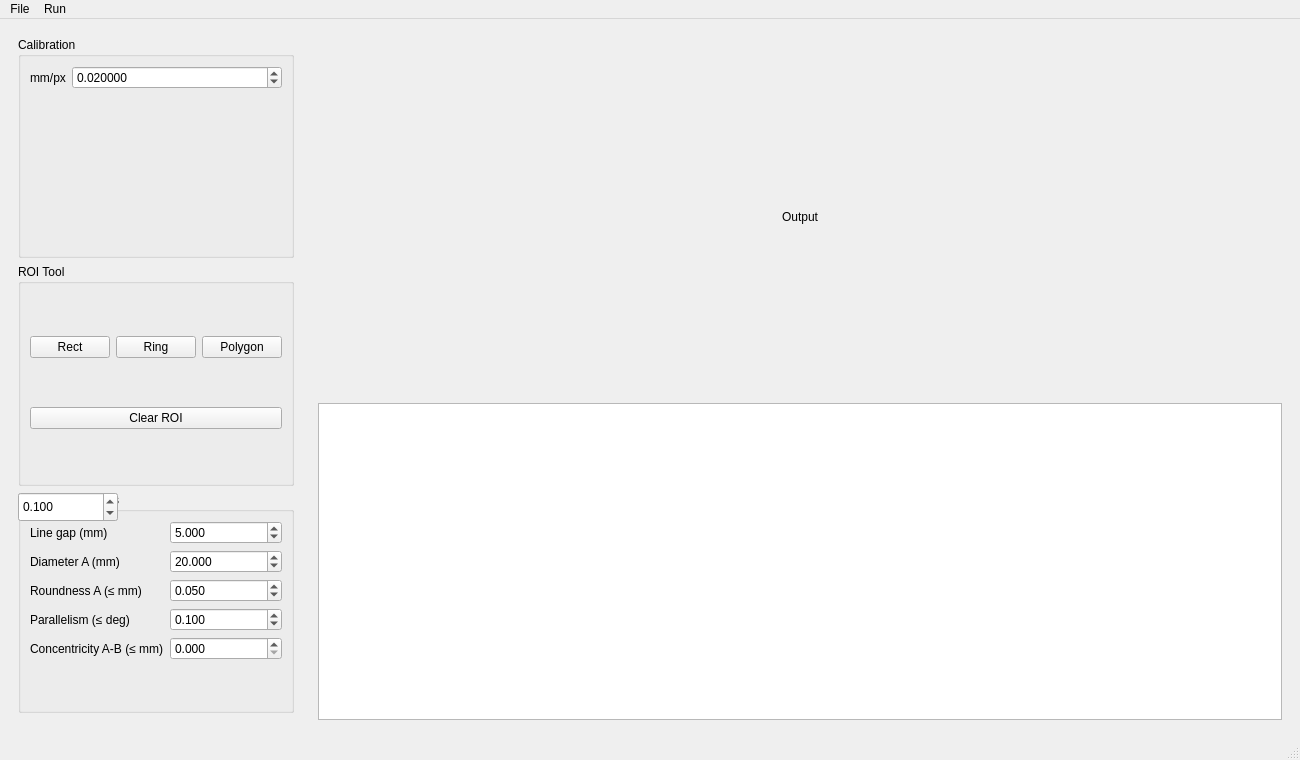
<?xml version="1.0" encoding="UTF-8"?>
<ui version="4.0">
 <class>MainWindow</class>
 <widget class="QMainWindow" name="MainWindow">
  <property name="geometry">
   <rect><x>0</x><y>0</y><width>1300</width><height>760</height></rect>
  </property>
  <property name="windowTitle"><string>Metrology GUI - Interactive ROI</string></property>
  <widget class="QWidget" name="centralwidget">
   <layout class="QHBoxLayout" name="h">
    <item>
     <widget class="QWidget" name="panel" >
      <layout class="QVBoxLayout" name="vpanel">

       <item>
        <widget class="QGroupBox" name="groupCalib">
         <property name="title"><string>Calibration</string></property>
         <layout class="QFormLayout" name="formCalib">
          <item row="0" column="0"><widget class="QLabel"><property name="text"><string>mm/px</string></property></widget></item>
          <item row="0" column="1"><widget class="QDoubleSpinBox" name="spinScale"><property name="decimals"><number>6</number></property><property name="value"><double>0.02</double></property><property name="maximum"><double>10.0</double></property></widget></item>
         </layout>
        </widget>
       </item>

       <item>
        <widget class="QGroupBox" name="groupRoiTool">
         <property name="title"><string>ROI Tool</string></property>
         <layout class="QGridLayout" name="gridRoi">
          <item row="0" column="0"><widget class="QPushButton" name="btnRect"><property name="text"><string>Rect</string></property></widget></item>
          <item row="0" column="1"><widget class="QPushButton" name="btnRing"><property name="text"><string>Ring</string></property></widget></item>
          <item row="0" column="2"><widget class="QPushButton" name="btnPoly"><property name="text"><string>Polygon</string></property></widget></item>
          <item row="1" column="0" colspan="3"><widget class="QPushButton" name="btnClear"><property name="text"><string>Clear ROI</string></property></widget></item>
         </layout>
        </widget>
       </item>

       <item>
        <widget class="QGroupBox" name="groupSpecs">
         <property name="title"><string>Specs / Tolerances</string></property>
         <layout class="QFormLayout" name="formSpecs">

          <item row="0" column="0"><widget class="QLabel"><property name="text"><string>Line gap (mm)</string></property></widget></item>
          <item row="0" column="1"><widget class="QDoubleSpinBox" name="spinSpecLineGap"><property name="decimals"><number>3</number></property><property name="maximum"><double>1000.0</double></property><property name="value"><double>5.0</double></property></widget></item>
          <item row="0" column="2"><widget class="QLabel"><property name="text"><string>±</string></property></widget></item>
          <item row="0" column="3"><widget class="QDoubleSpinBox" name="spinTolLineGap"><property name="decimals"><number>3</number></property><property name="maximum"><double>1000.0</double></property><property name="value"><double>0.2</double></property></widget></item>

          <item row="1" column="0"><widget class="QLabel"><property name="text"><string>Diameter A (mm)</string></property></widget></item>
          <item row="1" column="1"><widget class="QDoubleSpinBox" name="spinSpecDiameter"><property name="decimals"><number>3</number></property><property name="maximum"><double>1000.0</double></property><property name="value"><double>20.0</double></property></widget></item>
          <item row="1" column="2"><widget class="QLabel"><property name="text"><string>±</string></property></widget></item>
          <item row="1" column="3"><widget class="QDoubleSpinBox" name="spinTolDiameter"><property name="decimals"><number>3</number></property><property name="maximum"><double>1000.0</double></property><property name="value"><double>0.1</double></property></widget></item>

          <item row="2" column="0"><widget class="QLabel"><property name="text"><string>Roundness A (≤ mm)</string></property></widget></item>
          <item row="2" column="1"><widget class="QDoubleSpinBox" name="spinTolRoundness"><property name="decimals"><number>3</number></property><property name="maximum"><double>1000.0</double></property><property name="value"><double>0.05</double></property></widget></item>

          <item row="3" column="0"><widget class="QLabel"><property name="text"><string>Parallelism (≤ deg)</string></property></widget></item>
          <item row="3" column="1"><widget class="QDoubleSpinBox" name="spinTolParallelDeg"><property name="decimals"><number>3</number></property><property name="maximum"><double>90.0</double></property><property name="value"><double>0.1</double></property></widget></item>

          <item row="4" column="0"><widget class="QLabel"><property name="text"><string>Concentricity A-B (≤ mm)</string></property></widget></item>
          <item row="4" column="1"><widget class="QDoubleSpinBox" name="spinTolConcentric"><property name="decimals"><number>3</number></property><property name="maximum"><double>1000.0</double></property></widget></item>
         </layout>
        </widget>
       </item>

       <item><spacer name="sp1"><property name="orientation"><enum>Qt::Vertical</enum></property></spacer></item>
      </layout>
     </widget>
    </item>

    <item>
     <widget class="QWidget" name="viewer">
      <layout class="QVBoxLayout" name="vview">

       <item>
        <layout class="QHBoxLayout" name="layoutInput">
         <!-- RoiView inserted here at runtime -->
        </layout>
       </item>

       <item>
        <widget class="QLabel" name="labelOutput">
         <property name="text"><string>Output</string></property>
         <property name="minimumSize"><size><width>640</width><height>360</height></size></property>
         <property name="alignment"><set>Qt::AlignCenter</set></property>
        </widget>
       </item>

       <item>
        <widget class="QTableWidget" name="tableResults">
         <property name="minimumSize"><size><width>900</width><height>220</height></size></property>
        </widget>
       </item>
      </layout>
     </widget>
    </item>
   </layout>
  </widget>
  <widget class="QMenuBar" name="menubar">
   <addaction name="menuFile"/>
   <addaction name="menuRun"/>
  </widget>
  <widget class="QStatusBar" name="statusbar"/>
  <action name="actionOpen">
   <property name="text"><string>Open...</string></property>
  </action>
  <action name="actionRun">
   <property name="text"><string>Run</string></property>
  </action>
  <widget class="QMenu" name="menuFile">
   <property name="title"><string>File</string></property>
   <addaction name="actionOpen"/>
  </widget>
  <widget class="QMenu" name="menuRun">
   <property name="title"><string>Run</string></property>
   <addaction name="actionRun"/>
  </widget>
 </widget>
 <resources/>
 <connections/>
</ui>
